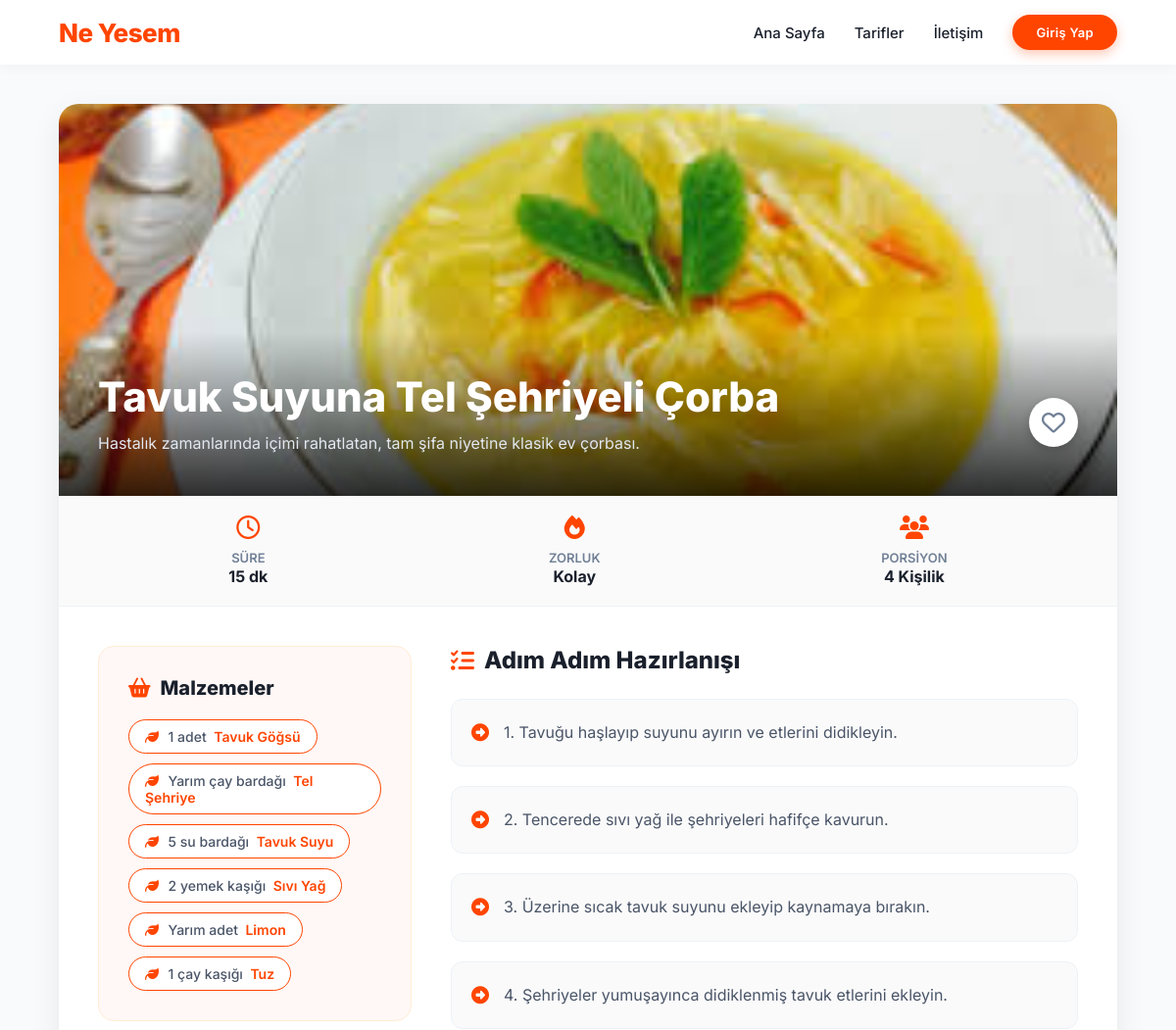
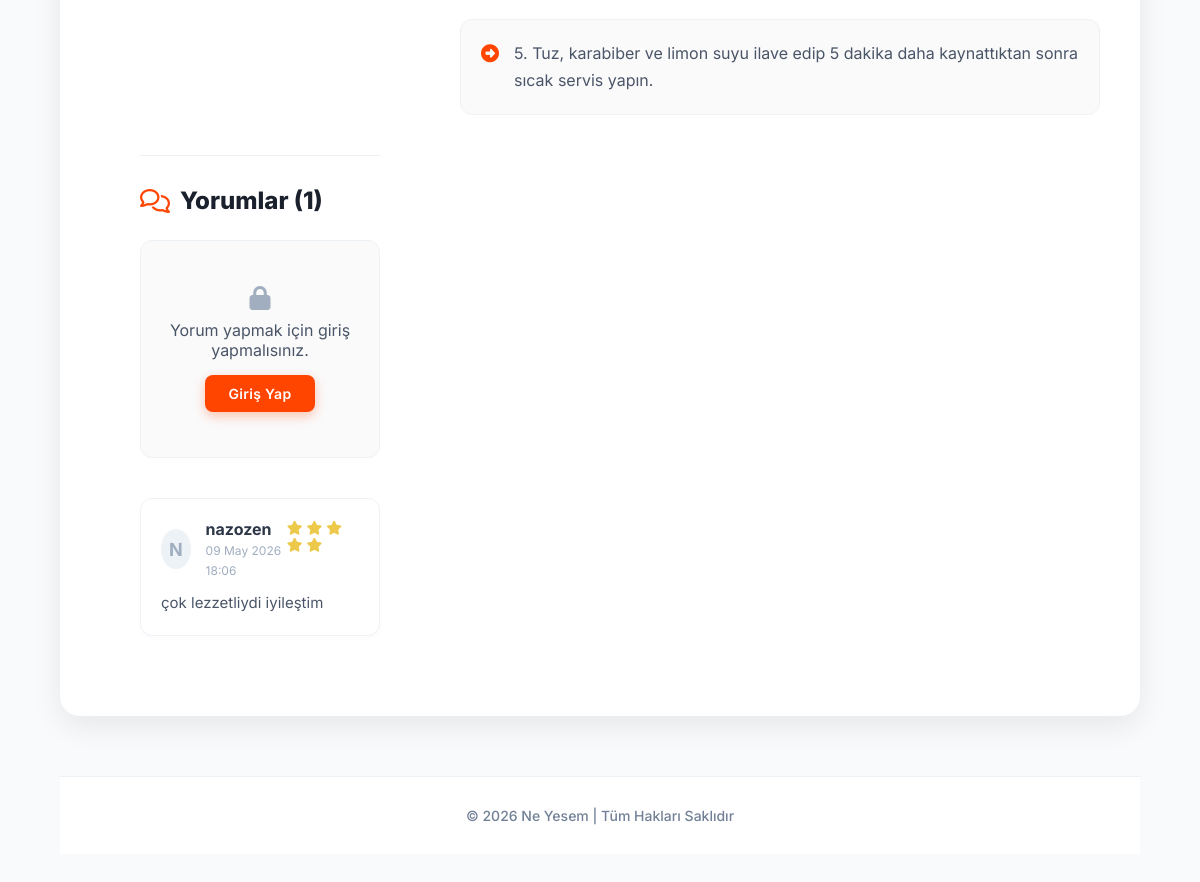
/tarif/51/, run on the app's committed database (2 pictures, top to bottom).
### apps/recipes/models.py (models this page shows, shortened)
class Recipe(models.Model):
    class Difficulty(models.TextChoices):
        EASY   = 'Kolay', 'Kolay'
        MEDIUM = 'Orta',  'Orta'
        HARD   = 'Zor',   'Zor'
    title = models.CharField(max_length=200, verbose_name="Tarif Adı")
    prep_time = models.CharField(max_length=50, verbose_name="Hazırlanma Süresi")
    difficulty = models.CharField(
        max_length=10,
        choices=Difficulty.choices,
        verbose_name="Zorluk Derecesi",
    )
    description = models.TextField(verbose_name="Kısa Açıklama")
    ingredient_list = models.ManyToManyField(
        Ingredient,
        through='RecipeIngredient',
        related_name='recipes',
        blank=True,
        verbose_name="Malzemeler",
    )
    instructions = models.TextField(
        verbose_name="Hazırlanışı",
        help_text="Adımları sırasıyla alt alta yazın.",
        blank=True,
        null=True,
    )
    servings = models.CharField(max_length=50, verbose_name="Kaç Kişilik", blank=True, null=True)
    image = models.ImageField(
        upload_to='recipes/',
        blank=True,
        null=True,
        verbose_name="Kapak Fotoğrafı",
    )
    image_url = models.URLField(blank=True, null=True, verbose_name="Resim URL")
    author = models.ForeignKey(
        User,
        related_name='recipes',
        on_delete=models.CASCADE,
        verbose_name="Yazar",
        null=True,
        blank=True,
    )
    created_at = models.DateTimeField(auto_now_add=True)
    class Meta:
        verbose_name = "Tarif"
        verbose_name_plural = "Tarifler"
        ordering = ['-created_at']
        indexes = [
            models.Index(fields=['author', '-created_at']),
        ]

class RecipeIngredient(models.Model):
    recipe = models.ForeignKey(Recipe, on_delete=models.CASCADE, related_name='recipe_ingredients')
    ingredient = models.ForeignKey(Ingredient, on_delete=models.CASCADE, related_name='recipe_ingredients')
    quantity_text = models.CharField(
        max_length=100,
        verbose_name="Miktar/Birim",
        blank=True,
        null=True,
        help_text="Örn: 2 diş, 500 gram, 1 yemek kaşığı",
    )
    class Meta:
        verbose_name = "Tarif Malzemesi"
        verbose_name_plural = "Tarif Malzemeleri"

class Ingredient(models.Model):
    name = models.CharField(max_length=100, unique=True, verbose_name="Malzeme Adı")
    class Meta:
        verbose_name = "Malzeme"
        verbose_name_plural = "Malzemeler"
        ordering = ['name']

class RecipeComment(models.Model):
    recipe = models.ForeignKey(Recipe, on_delete=models.CASCADE, related_name='comments', verbose_name="Tarif")
    user = models.ForeignKey(User, on_delete=models.CASCADE, related_name='recipe_comments', verbose_name="Kullanıcı")
    text = models.TextField(verbose_name="Yorum")
    rating = models.IntegerField(verbose_name="Puan", blank=True, null=True, help_text="1 ile 5 arası puan")
    created_at = models.DateTimeField(auto_now_add=True, verbose_name="Tarih")
    class Meta:
        verbose_name = "Tarif Yorumu"
        verbose_name_plural = "Tarif Yorumları"
        ordering = ['-created_at']

### apps/recipes/views.py (the view, shortened to what this page needs)
# urls.py: path('tarif/<int:pk>/', views.RecipeDetailView.as_view(), name='detail'),
class RecipeDetailView(DetailView):
    model = Recipe
    template_name = 'recipes/detail.html'
    context_object_name = 'recipe'
    def get_queryset(self):
        return Recipe.objects.prefetch_related('recipe_ingredients__ingredient')
    def get_context_data(self, **kwargs):
        context = super().get_context_data(**kwargs)
        is_favorited = False
        if self.request.user.is_authenticated:
            profile, _ = Profile.objects.get_or_create(user=self.request.user)
            is_favorited = self.object in profile.favorites.all()
        context['is_favorited'] = is_favorited
        context['comment_form'] = RecipeCommentForm()
        context['comments'] = self.object.comments.all()
        return context

### apps/recipes/templates/recipes/detail.html (shortened to what this page needs)
{% extends "base.html" %}
{% load static %}
{% block content %}
<div style="background: white; border-radius: 20px; box-shadow: 0 10px 30px rgba(0,0,0,0.08); overflow: hidden; margin-bottom: 50px;">
    <div style="position: relative; width: 100%; height: 400px; background: url('{% if recipe.image %}{{ recipe.image.url }}{% else %}https://images.unsplash.com/photo-1495521821757-a1efb6729352?auto=format&fit=crop&w=1920&q=80{% endif %}') center/cover no-repeat;">
        <div style="position: absolute; bottom: 0; left: 0; width: 100%; padding: 40px; background: linear-gradient(transparent, rgba(0,0,0,0.8)); display: flex; justify-content: space-between; align-items: flex-end;">
            <div>
                <h1 style="color: white; font-size: 42px; font-weight: 800; margin-bottom: 10px;">{{ recipe.title }}</h1>
                <p style="color: #e2e8f0; font-size: 16px; max-width: 800px; line-height: 1.6;">{{ recipe.description }}</p>
            </div>
            {% if user.is_authenticated %}
            <button class="favorite-btn" data-id="{{ recipe.id }}" style="background: white; border: none; border-radius: 50%; width: 50px; height: 50px; display: flex; align-items: center; justify-content: center; cursor: pointer; box-shadow: 0 4px 10px rgba(0,0,0,0.2); transition: all 0.3s ease; flex-shrink: 0; margin-bottom: 10px;">
                <i class="{% if is_favorited %}fa-solid{% else %}fa-regular{% endif %} fa-heart fav-icon" style="color: {% if is_favorited %}#e53e3e{% else %}#718096{% endif %}; font-size: 24px;"></i>
            </button>
            {% else %}
            <a href="{% url 'users:login' %}?next={% url 'recipes:detail' recipe.id %}" style="background: white; border-radius: 50%; width: 50px; height: 50px; display: flex; align-items: center; justify-content: center; box-shadow: 0 4px 10px rgba(0,0,0,0.2); flex-shrink: 0; margin-bottom: 10px; text-decoration: none;">
                <i class="fa-regular fa-heart" style="color: #718096; font-size: 24px;"></i>
            </a>
            {% endif %}
        </div>
    </div>
    <div style="display: flex; background: #fafafa; border-bottom: 1px solid #edf2f7; padding: 20px 40px; justify-content: space-around; flex-wrap: wrap; gap: 20px;">
        <div style="text-align: center;">
            <i class="fa-regular fa-clock" style="font-size: 24px; color: var(--primary); margin-bottom: 8px; display: block;"></i>
            <span style="font-size: 13px; font-weight: 600; color: var(--text-muted); text-transform: uppercase;">Süre</span>
            <div style="font-size: 16px; font-weight: 700;">{{ recipe.prep_time }}</div>
        </div>
        <div style="text-align: center;">
            <i class="fa-solid fa-fire" style="font-size: 24px; color: var(--primary); margin-bottom: 8px; display: block;"></i>
            <span style="font-size: 13px; font-weight: 600; color: var(--text-muted); text-transform: uppercase;">Zorluk</span>
            <div style="font-size: 16px; font-weight: 700;">{{ recipe.difficulty }}</div>
        </div>
        <div style="text-align: center;">
            <i class="fa-solid fa-users" style="font-size: 24px; color: var(--primary); margin-bottom: 8px; display: block;"></i>
            <span style="font-size: 13px; font-weight: 600; color: var(--text-muted); text-transform: uppercase;">Porsiyon</span>
            <div style="font-size: 16px; font-weight: 700;">{{ recipe.servings|default:'Belirtilmemiş' }}</div>
        </div>
    </div>
    <div style="padding: 40px; display: grid; grid-template-columns: 1fr 2fr; gap: 40px;">
        <div style="background: #fff8f6; padding: 30px; border-radius: 16px; align-self: start; border: 1px solid #ffedd5;">
            <h3 style="font-size: 20px; font-weight: 800; color: var(--text-main); margin-bottom: 20px; display: flex; align-items: center;">
                <i class="fa-solid fa-basket-shopping" style="color: var(--primary); margin-right: 10px;"></i> Malzemeler
            </h3>
            <ul style="list-style: none; padding: 0; margin: 0; display: flex; flex-wrap: wrap; gap: 10px;">
                {% for ri in recipe.recipe_ingredients.all %}
                    <li>
                        <a href="{% url 'recipes:by_ingredient' ri.ingredient.name %}" style="display: inline-block; padding: 8px 16px; background: white; border: 1px solid var(--primary); color: var(--primary); border-radius: 50px; font-size: 14px; font-weight: 600; text-decoration: none; transition: all 0.3s ease;" onmouseover="this.style.background='var(--primary)'; this.style.color='white';" onmouseout="this.style.background='white'; this.style.color='var(--primary)';">
                            <i class="fa-solid fa-leaf" style="margin-right: 6px;"></i>
                            {% if ri.quantity_text %}<span style="color: #4a5568; font-weight: 500; margin-right: 4px;">{{ ri.quantity_text }}</span>{% endif %}
                            {{ ri.ingredient.name }}
                        </a>
                    </li>
                {% empty %}
                    <p style="color: #a0aec0; font-size: 14px;">Henüz malzeme eklenmemiş.</p>
                {% endfor %}
            </ul>
        </div>
        <div>
            <h3 style="font-size: 24px; font-weight: 800; color: var(--text-main); margin-bottom: 25px; display: flex; align-items: center;">
                <i class="fa-solid fa-list-check" style="color: var(--primary); margin-right: 10px;"></i> Adım Adım Hazırlanışı
            </h3>
            <div style="display: flex; flex-direction: column; gap: 20px;">
                {% for instruction in recipe.instructions.splitlines %}
                    {% if instruction.strip %}
                    <div style="display: flex; align-items: flex-start; background: #fafafa; padding: 20px; border-radius: 12px; border: 1px solid #edf2f7;">
                        <div style="flex-shrink: 0; margin-right: 15px; color: var(--primary); margin-top: 4px;">
                            <i class="fa-solid fa-circle-right" style="font-size: 18px;"></i>
                        </div>
                        <div style="font-size: 16px; color: #4a5568; line-height: 1.7;">{{ instruction }}</div>
                    </div>
                    {% endif %}
                {% endfor %}
            </div>
    </div>
    <div style="padding: 0 40px 40px 40px;">
        <hr style="border: 0; border-top: 1px solid #edf2f7; margin-bottom: 30px;">
        <h3 style="font-size: 24px; font-weight: 800; color: var(--text-main); margin-bottom: 25px; display: flex; align-items: center;">
            <i class="fa-regular fa-comments" style="color: var(--primary); margin-right: 10px;"></i> Yorumlar ({{ comments.count|default:0 }})
        </h3>
        <div style="background: #fafafa; padding: 25px; border-radius: 12px; border: 1px solid #edf2f7; margin-bottom: 40px;">
            {% if user.is_authenticated %}
                <h4 style="font-size: 18px; font-weight: 700; color: #2d3748; margin-bottom: 15px;">Yorum Yap</h4>
                <form method="POST" action="{% url 'recipes:detail' recipe.id %}">
                    {% csrf_token %}
                    <div style="margin-bottom: 15px;">
                        {{ comment_form.text }}
                    </div>
                    <div style="display: flex; justify-content: space-between; align-items: center;">
                        <div style="display: flex; align-items: center;">
                            <label style="font-weight: 600; color: #4a5568; margin-right: 10px;">{{ comment_form.rating.label }}:</label>
                            {{ comment_form.rating }}
                        </div>
                        <button type="submit" class="btn" style="background: var(--primary); color: white; border: none; padding: 10px 24px; border-radius: 8px; font-weight: 600; cursor: pointer; transition: background 0.3s ease;">
                            Gönder
                        </button>
                    </div>
                </form>
            {% else %}
                <div style="text-align: center; padding: 20px 0;">
                    <i class="fa-solid fa-lock" style="font-size: 24px; color: #a0aec0; margin-bottom: 10px; display: block;"></i>
                    <p style="color: #4a5568; margin-bottom: 15px; font-size: 16px;">Yorum yapmak için giriş yapmalısınız.</p>
                    <a href="{% url 'users:login' %}?next={{ request.path }}" class="btn" style="display: inline-block; background: var(--primary); color: white; text-decoration: none; padding: 10px 24px; border-radius: 8px; font-weight: 600;">Giriş Yap</a>
                </div>
            {% endif %}
        </div>
        <div style="display: flex; flex-direction: column; gap: 20px;">
            {% for comment in comments %}
                <div style="background: white; padding: 20px; border-radius: 12px; border: 1px solid #edf2f7; box-shadow: 0 2px 4px rgba(0,0,0,0.02);">
                    <div style="display: flex; justify-content: space-between; align-items: flex-start; margin-bottom: 12px;">
                        <div style="display: flex; align-items: center;">
                            <div style="width: 40px; height: 40px; border-radius: 50%; background: #edf2f7; display: flex; align-items: center; justify-content: center; margin-right: 15px; color: #a0aec0; font-size: 18px; font-weight: bold; text-transform: uppercase;">
                                {{ comment.user.username|make_list|first }}
                            </div>
                            <div>
                                <h5 style="margin: 0; font-size: 16px; font-weight: 700; color: #2d3748;">{{ comment.user.username }}</h5>
                                <span style="font-size: 12px; color: #a0aec0;">{{ comment.created_at|date:"d M Y H:i" }}</span>
                            </div>
                        </div>
                        {% if comment.rating %}
                        <div style="color: #ecc94b; font-size: 14px;">
                            {% for i in "12345"|make_list %}
                                {% if forloop.counter <= comment.rating %}
                                    <i class="fa-solid fa-star"></i>
                                {% else %}
                                    <i class="fa-regular fa-star"></i>
                                {% endif %}
                            {% endfor %}
                        </div>
                        {% endif %}
                    </div>
                    <p style="color: #4a5568; line-height: 1.6; margin: 0; font-size: 15px;">{{ comment.text|linebreaksbr }}</p>
                </div>
            {% endfor %}
        </div>
    </div>
</div>
{% endblock %}

### templates/base.html (style rules this page uses)
:root { --primary: #FF4500; --primary-hover: #E63E00; --bg-color: #F8FAFC; --text-main: #1a202c; --text-muted: #718096; --shadow-sm: 0 4px 12px rgba(0,0,0,0.03); --shadow-md: 0 8px 24px rgba(0,0,0,0.06); --shadow-lg: 0 16px 32px rgba(0,0,0,0.1); }
* { margin: 0; padding: 0; box-sizing: border-box; font-family: 'Inter', sans-serif; }
body { background-color: var(--bg-color); color: var(--text-main); -webkit-font-smoothing: antialiased; }
.btn { padding: 12px 28px; background-color: var(--primary); color: white; font-weight: 600; border: none; border-radius: 50px; cursor: pointer; transition: all 0.3s cubic-bezier(0.25, 1, 0.5, 1); box-shadow: 0 4px 12px rgba(255, 69, 0, 0.3); font-size: 14px; letter-spacing: 0.3px; text-decoration: none; display: inline-block; text-align: center; }

### data on the page
Recipe: image (picture), title "Tavuk Suyuna Tel Şehriyeli Çorba", description "Hastalık zamanlarında içimi rahatlatan, tam şifa niyetine klasik ev çorbası.", prep_time "15 dk", difficulty "Kolay", servings "4 Kişilik", count "1"
RecipeIngredient: quantity_text "1 adet", ingredient.name "Tavuk Göğsü"
RecipeIngredient: quantity_text "Yarım çay bardağı", ingredient.name "Tel Şehriye"
RecipeIngredient: quantity_text "5 su bardağı", ingredient.name "Tavuk Suyu"
RecipeIngredient: quantity_text "2 yemek kaşığı", ingredient.name "Sıvı Yağ"
RecipeIngredient: quantity_text "Yarım adet", ingredient.name "Limon"
RecipeIngredient: quantity_text "1 çay kaşığı", ingredient.name "Tuz"
RecipeComment: user.username|make_list "N", user.username "nazozen", created_at "09 May 2026 18:06", rating 5 (drawn), text "çok lezzetliydi iyileştim"

### other printed values
{{ instruction }} "1. Tavuğu haşlayıp suyunu ayırın ve etlerini didikleyin." "2. Tencerede sıvı yağ ile şehriyeleri hafifçe kavurun." "3. Üzerine sıcak tavuk suyunu ekleyip kaynamaya bırakın." "4. Şehriyeler yumuşayınca didiklenmiş tavuk etlerini ekleyin." "5. Tuz, karabiber ve limon suyu ilave edip 5 dakika daha kaynattıktan sonra sıcak servis yapın."
